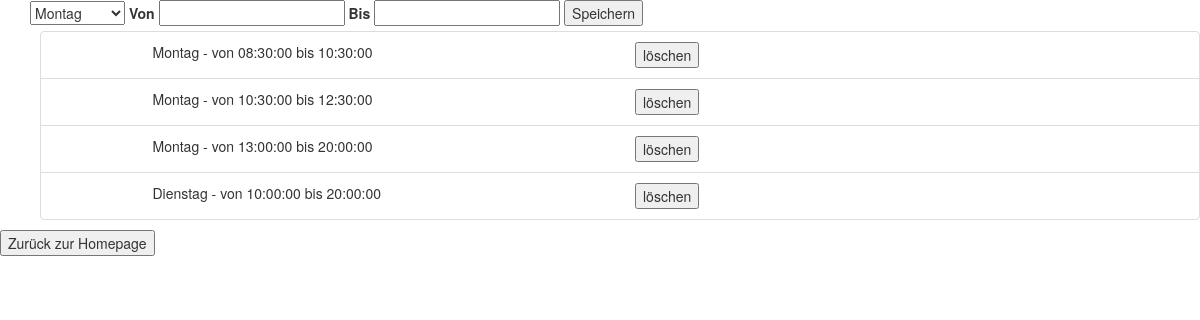
The app's page /restaurant/openingTime (signed in), older data.
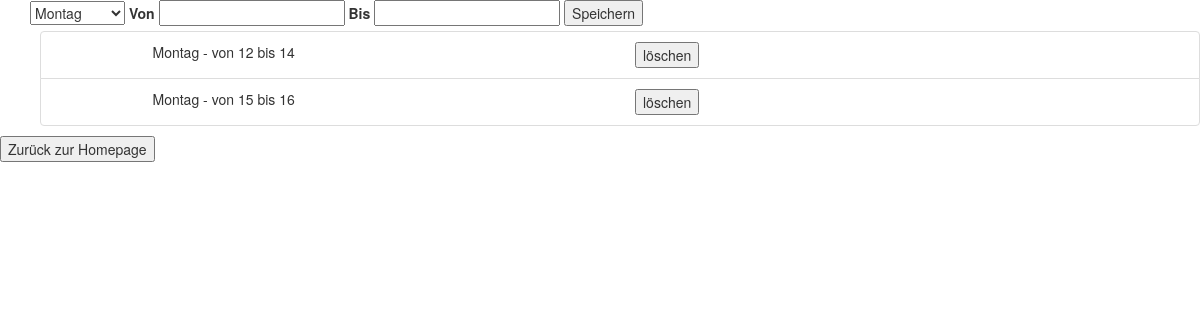
The same page, newer data.
### tables this page shows
CREATE TABLE 'openingTimes'('id' INTEGER PRIMARY KEY AUTOINCREMENT,'restaurant_username' TEXT, 'day' TEXT, 'fromTime' Time,'toTime' Time, FOREIGN KEY(restaurant_username) REFERENCES restaurant(username));

### app.py (the view)
@app.route("/restaurant/openingTime")
def openingTime():
    if(not 'username' in session):
        return render_template('restaurant_login.html')
    list = zugreifer.getOpeningTimesForRestaurant(session['username'])
    mondaysList = []
    tuesdayList = []
    wednesdayList = []
    thursdayList = []
    fridayList = []
    saturdayList = []
    sundayList = []
    for openingTime in list:
        if(openingTime.day == 'Montag'):
            mondaysList.append(openingTime)
        if(openingTime.day == 'Dienstag'):
            tuesdayList.append(openingTime)
        if(openingTime.day == 'Mittwoch'):
            wednesdayList.append(openingTime)
        if(openingTime.day == 'Donnerstag'):
            thursdayList.append(openingTime)
        if(openingTime.day == 'Freitag'):
            fridayList.append(openingTime)
        if(openingTime.day == 'Samstag'):
            saturdayList.append(openingTime)
        if(openingTime.day == 'Sonntag'):
            sundayList.append(openingTime)
    return render_template('openingTime.html',
        mondaysList=mondaysList,
        tuesdayList=tuesdayList,
        wednesdayList=wednesdayList,
        thursdayList=thursdayList,
        fridayList=fridayList,
        saturdayList=saturdayList,
        sundayList=sundayList)

### zugreifer.py (called while the page is built)
def getOpeningTimesForRestaurant(username):
    con = sqlite3.connect('Database.db')
    cur = con.cursor()
    result = cur.execute("SELECT * FROM openingTimes WHERE restaurant_username= '" +username + "' ORDER BY fromTime ASC");
    openingTimes = list()
    for x in result:
        openingTimes.append(OpeningTime(x[0], x[1], x[2], x[3], x[4]))
    cur.close()
    con.close()
    print("Found "+str(len(openingTimes)) +" openingtime(s) for restaurant with username: "+ username )
    return openingTimes

### templates/openingTime.html (shortened to what this page needs)
<!DOCTYPE html>
<html lang="en">
<head>
    <link rel="stylesheet" href="https://maxcdn.bootstrapcdn.com/bootstrap/3.4.1/css/bootstrap.min.css">
</head>
<body>
    <div class="container" >
        <form action="/restaurant/openingTime/add" method="post">
            <select type="text" name="day">
                <option value="Montag">Montag</option>
            </select>
            <label for="from">Von
                <input type="text" name="from" required>
            </label>
            <label for="to">Bis
                <input type="text" name="to" required>
            </label>
            <button type="submit">Speichern</button>
        </form>
    </div>
    <div>
        <ul>
            {%for monday in mondaysList%}
            <li class="list-group-item" style="list-style-type: none;">
                <div class="row">
                    <div class="col-sm-1"></div>
                    <div class="col-sm-5">
                        {{ monday.day }} - von {{monday.fromTime}} bis {{monday.toTime}}
                    </div>
                    <div class="col-sm-3">
                        <form action="{{ url_for('delete_day',id =monday.id) }}" method=post >
                            <button type="submit">löschen</button>
                        </form>
                    </div>
            </li>
            {% endfor %}
            {%for tuesday in tuesdayList%}
            <li class="list-group-item" style="list-style-type: none;">
                <div class="row">
                    <div class="col-sm-1"></div>
                    <div class="col-sm-5">
                        {{ tuesday.day }} - von {{tuesday.fromTime}} bis {{tuesday.toTime}}
                    </div>
                    <div class="col-sm-3">
                        <form action="{{ url_for('delete_day',id =tuesday.id) }}" method=post >
                            <button type="submit">löschen</button>
                        </form>
                    </div>
            </li>
            {% endfor %}
        </ul>
        <div class="row-sm-20">
            <form action="/restaurant" method="get">
                <button type="submit">Zurück zur Homepage</button>
            </form>
        </div>
    </div>
</body>
</html>

Row changes from the older to the newer data that the page shows:
removed openingTimes: day "Montag", fromTime "08:30:00", toTime "10:30:00"
removed openingTimes: day "Montag", fromTime "10:30:00", toTime "12:30:00"
removed openingTimes: day "Montag", fromTime "13:00:00", toTime "20:00:00"
removed openingTimes: day "Dienstag", fromTime "10:00:00", toTime "20:00:00"
added openingTimes: day "Montag", fromTime "12", toTime "14"
added openingTimes: day "Montag", fromTime "15", toTime "16"
